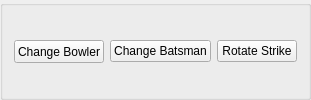
         <widget class="QGroupBox" name="groupBox_2">
          <property name="sizePolicy">
           <sizepolicy hsizetype="Fixed" vsizetype="Fixed">
            <horstretch>0</horstretch>
            <verstretch>0</verstretch>
           </sizepolicy>
          </property>
          <property name="minimumSize">
           <size>
            <width>260</width>
            <height>30</height>
           </size>
          </property>
          <property name="mouseTracking">
           <bool>false</bool>
          </property>
          <property name="contextMenuPolicy">
           <enum>Qt::CustomContextMenu</enum>
          </property>
          <property name="title">
           <string/>
          </property>
          <layout class="QHBoxLayout" name="horizontalLayout_2">
           <item>
            <widget class="QPushButton" name="pushButton_4">
             <property name="minimumSize">
              <size>
               <width>0</width>
               <height>15</height>
              </size>
             </property>
             <property name="maximumSize">
              <size>
               <width>16777215</width>
               <height>23</height>
              </size>
             </property>
             <property name="mouseTracking">
              <bool>false</bool>
             </property>
             <property name="contextMenuPolicy">
              <enum>Qt::CustomContextMenu</enum>
             </property>
             <property name="text">
              <string>Change Bowler</string>
             </property>
            </widget>
           </item>
           <item>
            <widget class="QPushButton" name="pushButton_5">
             <property name="minimumSize">
              <size>
               <width>0</width>
               <height>15</height>
              </size>
             </property>
             <property name="mouseTracking">
              <bool>false</bool>
             </property>
             <property name="contextMenuPolicy">
              <enum>Qt::CustomContextMenu</enum>
             </property>
             <property name="text">
              <string>Change Batsman</string>
             </property>
            </widget>
           </item>
           <item>
            <widget class="QPushButton" name="pushButton_6">
             <property name="minimumSize">
              <size>
               <width>0</width>
               <height>15</height>
              </size>
             </property>
             <property name="mouseTracking">
              <bool>false</bool>
             </property>
             <property name="contextMenuPolicy">
              <enum>Qt::CustomContextMenu</enum>
             </property>
             <property name="text">
              <string>Rotate Strike</string>
             </property>
            </widget>
           </item>
          </layout>
         </widget>
